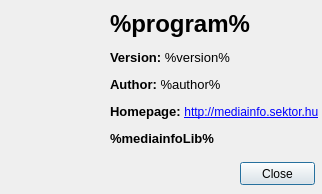
<?xml version="1.0" encoding="UTF-8"?>
<ui version="4.0">
 <class>AboutDialog</class>
 <widget class="QDialog" name="AboutDialog">
  <property name="geometry">
   <rect>
    <x>0</x>
    <y>0</y>
    <width>322</width>
    <height>194</height>
   </rect>
  </property>
  <property name="windowTitle">
   <string>MediaInfo :: About</string>
  </property>
  <property name="windowIcon">
   <iconset resource="resources.qrc">
    <normaloff>:/icons/resources/mediainfo.ico</normaloff>:/icons/resources/mediainfo.ico</iconset>
  </property>
  <property name="modal">
   <bool>true</bool>
  </property>
  <widget class="QLabel" name="logo">
   <property name="geometry">
    <rect>
     <x>10</x>
     <y>10</y>
     <width>81</width>
     <height>81</height>
    </rect>
   </property>
   <property name="text">
    <string/>
   </property>
   <property name="pixmap">
    <pixmap resource="resources.qrc">:/icons/about</pixmap>
   </property>
  </widget>
  <widget class="QLabel" name="about">
   <property name="geometry">
    <rect>
     <x>110</x>
     <y>10</y>
     <width>211</width>
     <height>151</height>
    </rect>
   </property>
   <property name="text">
    <string>&lt;html&gt;&lt;head/&gt;&lt;body&gt;&lt;p&gt;&lt;span style=&quot; font-size:18pt; font-weight:600;&quot;&gt;%program%&lt;/span&gt;&lt;/p&gt;&lt;p&gt;&lt;span style=&quot; font-size:10pt; font-weight:600;&quot;&gt;Version: &lt;/span&gt;&lt;span style=&quot; font-size:10pt;&quot;&gt;%version%&lt;/span&gt;&lt;/p&gt;&lt;p&gt;&lt;span style=&quot; font-size:10pt; font-weight:600;&quot;&gt;Author: &lt;/span&gt;&lt;span style=&quot; font-size:10pt;&quot;&gt;%author%&lt;/span&gt;&lt;/p&gt;&lt;p&gt;&lt;span style=&quot; font-size:10pt; font-weight:600;&quot;&gt;Homepage: &lt;/span&gt;&lt;a href=&quot;http://mediainfo.sektor.hu&quot;&gt;&lt;span style=&quot; text-decoration: underline; color:#0000ff;&quot;&gt;http://mediainfo.sektor.hu&lt;/span&gt;&lt;/a&gt;&lt;/p&gt;&lt;p&gt;&lt;span style=&quot; font-size:10pt; font-weight:600; color:#000000;&quot;&gt;%mediainfoLib%&lt;/span&gt;&lt;/p&gt;&lt;/body&gt;&lt;/html&gt;</string>
   </property>
   <property name="alignment">
    <set>Qt::AlignLeading|Qt::AlignLeft|Qt::AlignTop</set>
   </property>
   <property name="openExternalLinks">
    <bool>true</bool>
   </property>
  </widget>
  <widget class="QPushButton" name="btnClose">
   <property name="geometry">
    <rect>
     <x>240</x>
     <y>162</y>
     <width>75</width>
     <height>23</height>
    </rect>
   </property>
   <property name="text">
    <string>Close</string>
   </property>
  </widget>
 </widget>
 <resources>
  <include location="resources.qrc"/>
 </resources>
 <connections/>
</ui>
